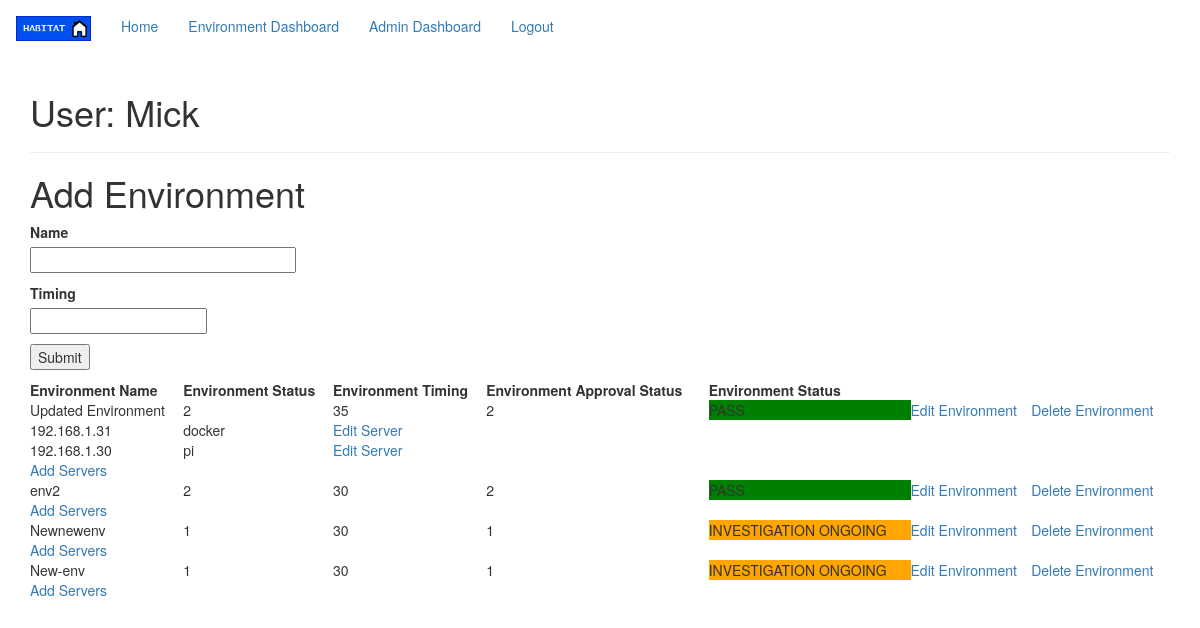
The page /environments/5 (signed in) on the database its author committed.
### app/models/User.py (models this page shows, shortened)
class User(UserMixin, db.Model):
    id = db.Column(db.Integer, primary_key=True)
    username = db.Column(db.String(64), index=True, unique=True)
    email = db.Column(db.String(120), index=True, unique=True)
    password_hash = db.Column(db.String(128))
    environments = db.relationship('Environment', backref='env_user', lazy='dynamic')
    @login.user_loader
    def load_user(id):
        return User.query.get(int(id))

### app/models/Environment.py (models this page shows, shortened)
class Environment(db.Model):
    id = db.Column(db.Integer, primary_key=True)
    name = db.Column(db.String(120), index=True, unique=True)
    env_status = db.Column(db.Integer, index=True, default=1)
    status_timestamp = db.Column(db.DateTime, index=True, default=datetime.utcnow)
    approval_status = db.Column(db.Integer, index=True, default=1)
    approval_timestamp = (db.Column(db.DateTime, index=True, default=datetime.utcnow))
    timing = (db.Column(db.Integer, default=30))
    user_id_fk = db.Column(db.Integer, db.ForeignKey('user.id'))
    servers = db.relationship('Server', backref='server_in_env', lazy='dynamic')

### app/models/Server.py (models this page shows, shortened)
class Server(db.Model):
    id = db.Column(db.Integer, primary_key=True)
    ip_address = db.Column(db.String(20), index=True)
    username = db.Column(db.String(64))
    server_status = db.Column(db.Integer, index=True)
    status_timestamp = (db.Column(db.DateTime, index=True, default=datetime.utcnow))
    approval_status = (db.Column(db.Integer, index=True))
    approval_timestamp = (db.Column(db.DateTime, index=True, default=datetime.utcnow))
    env_id_fk = db.Column(db.Integer, db.ForeignKey('environment.id'))
    servers = db.relationship('Command', backref='command_in_server', lazy='dynamic')

### app/routes.py (the view)
@app.route('/environments/<id>', methods=["GET", "POST"])
@login_required
def environments(id):
    user = User.query.filter_by(id=id).first_or_404()
    environments = Environment.query.filter_by(user_id_fk=id).all()
    environment_id = environments[0].__dict__["id"]
    servers = Server.query.filter_by(env_id_fk=environment_id).all()
    form = EnvironmentForm()
    if request.form:
        environment = Environment(name=form.name.data, timing=form.timing.data, user_id_fk=id)
        db.session.add(environment)
        db.session.commit()
        redirect(url_for('environments', id=id))
    return render_template('environments.html', user=user, environments=environments, servers=servers, form=form)

### app/views/EnvironmentForm.py
class EnvironmentForm(FlaskForm):
    name = StringField('Name', validators=[DataRequired()])
    timing = IntegerField('Timing', validators=[DataRequired()])
    submit = SubmitField('Submit')

### app/templates/environments.html (shortened to what this page needs)
{% extends "navigation.html" %}
{% block app_content %}
<h1>User: {{ user.username }}</h1>
<hr>
<h1>Add Environment</h1>
<form action="" method="post">
    <p>
        {{ form.name.label }}<br>
        {{ form.name(size=32) }}<br>
    </p>
    <p>
        {{ form.timing.label }}<br>
        {{ form.timing(size=64) }}<br>
    </p>
    <p>{{ form.submit() }}</p>
</form>
<table style="width:100%">
    <tr>
        <th>Environment Name</th>
        <th>Environment Status</th>
        <th>Environment Timing</th>
        <th>Environment Approval Status</th>
        <th>Environment Status</th>
    </tr>
    {% for environment in environments %}
    <tr>
        <td>{{ environment.name }}</td>
        <td>{{ environment.env_status }}</td>
        <td>{{ environment.timing }}</td>
        <td>{{ environment.approval_status }}</td>
        {% if environment.env_status == 2 %}
        <td style="background-color:green">PASS</td>
        {% elif environment.env_status == 1 %}
        <td style="background-color:orange">INVESTIGATION ONGOING</td>
        {% else %}
        <td style="background-color:red">FAIL</td>
        {% endif %}
        <td><a href="{{ url_for('edit_environment', env_id= environment.id ) }}">Edit Environment</a></td>
        <td><a href="{{ url_for('delete_environment', env_id= environment.id ) }}">Delete Environment</a></td>
    </tr>
    {% for server in servers %}
    {% if environment.id == server.env_id_fk %}
    <tr>
        <td>{{ server.ip_address }}</td>
        <td>{{ server.username }}</td>
        <td><a href="{{ url_for('servers', env_id=environment.id ) }}">Edit Server</a></td>
    </tr>
    {% endif %}
    {% endfor %}
    <tr>
        <td><a href="{{ url_for('servers', env_id= environment.id ) }}">Add Servers</a></td>
    </tr>
    {% endfor %}
</table>
{% endblock %}

### rows shown on the page
User: username "Mick"
Environment: name "Updated Environment", env_status "2", timing "35", approval_status "2", shows "PASS"
Server: ip_address "192.168.1.31", username "docker"
Server: ip_address "192.168.1.30", username "pi"
Environment: name "env2", env_status "2", timing "30", approval_status "2", shows "PASS"
Environment: name "Newnewenv", env_status "1", timing "30", approval_status "1", shows "INVESTIGATION ONGOING"
Environment: name "New-env", env_status "1", timing "30", approval_status "1", shows "INVESTIGATION ONGOING"
